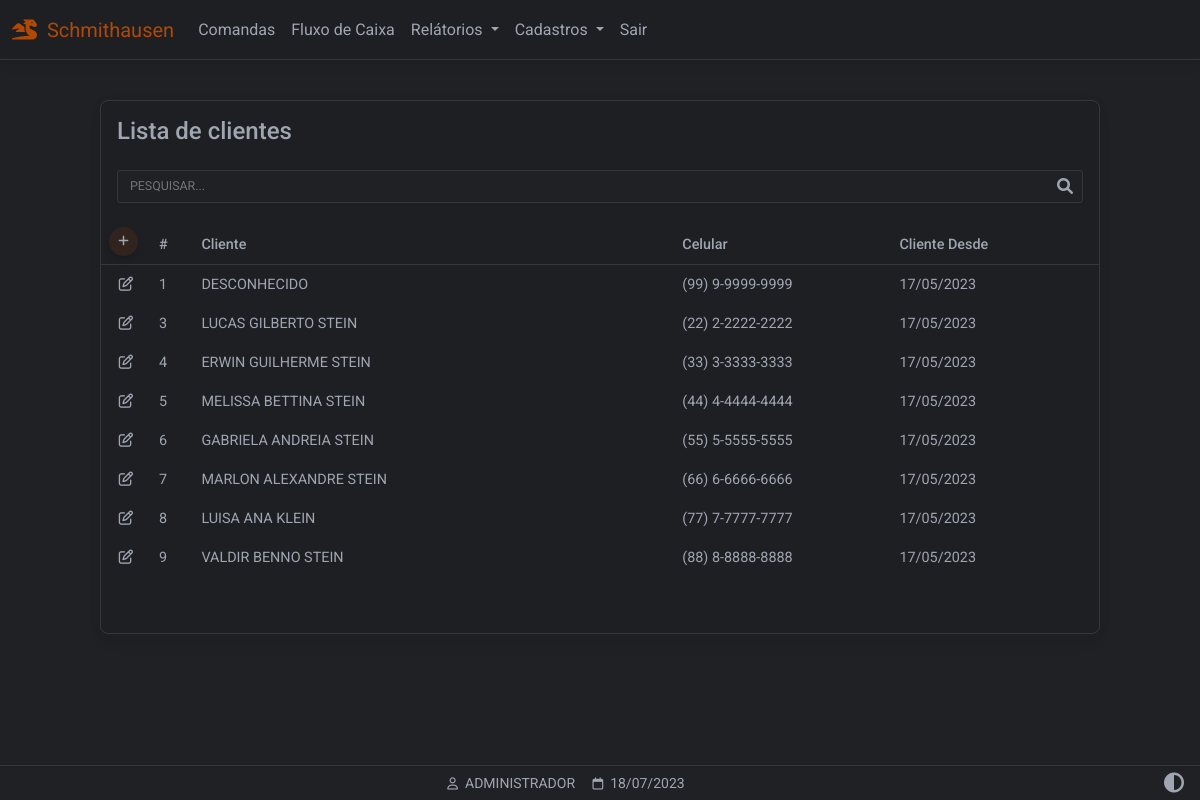
/clientes (signed in), run on the app's committed database.
### website/models.py (models this page shows)
class Cliente(db.Model):
    id = db.Column(db.Integer, primary_key=True)
    fone = db.Column(db.String(150))
    data_criacao = db.Column(db.DateTime(timezone=True), default=func.now())
    nome = db.Column(db.String(150))

class User(db.Model, UserMixin):
    id = db.Column(db.Integer, primary_key=True)
    email = db.Column(db.String(150), unique=True)
    password = db.Column(db.String(150))
    first_name = db.Column(db.String(150))
    user = db.relationship('Produto',backref='produto')

### website/views.py (the view)
@views.route('/clientes', methods=['GET','POST'])
@login_required
def clientes():
    clientes = []
    rows = Cliente.query.all()
    for r in rows:
        clientes.append(r)
    return render_template("clientes_listar.html", user=current_user, data=data, clientes=clientes)

### website/__init__.py (called while the page is built)
def create_app():
    app = Flask(__name__)
    app.config['SECRET_KEY'] = 'hjshjhdjah kjshkjdhjs'
    app.config['SQLALCHEMY_DATABASE_URI'] = f'sqlite:///{DB_NAME}'
    app.config["TEMPLATES_AUTO_RELOAD"] = True
    db.init_app(app)
    from .views import views
    from .auth import auth
    app.register_blueprint(views, url_prefix='/')
    app.register_blueprint(auth, url_prefix='/')
    from .models import User, Cliente, Produto
    with app.app_context():
        db.create_all()
    login_manager = LoginManager()
    login_manager.login_view = 'auth.login'
    login_manager.login_message = u"FAVOR EFETUAR LOGIN!"
    login_manager.init_app(app)
    @login_manager.user_loader
    def load_user(id):
        return User.query.get(int(id))
    return app

### website/templates/clientes_listar.html (shortened to what this page needs)
{% extends "base.html" %}
{% block content %}
<div class="container-fluid" style="min-height:100dvh;padding-top:100px">
    <div class="table-responsive w-100 card myTheme-900 larg-max m-auto" style="padding-bottom: 40px">
        <table class="table table-borderless table-sm myTheme-900 ">
            <thead>
                <tr>
                    <p class="h4 p-3 ">Lista de clientes</p>
                </tr>
                <tr>
                <tr>
                    <div class="p-3 pt-0">
                        <div class="form-outline" style="margin-bottom: 0!important;padding-bottom: 0!important;">
                            <input type="text" style="text-transform:uppercase" id="inputPesquisarCliente"
                                class="myInputs form-control-sm" placeholder="Pesquisar..."
                                onkeyup='pesquisarTabelaClientes()' />
                        </div>
                    </div>
                </tr>
                <thead>
                    <tr>
                        <th class="text-nowrap" scope="col">
                            <a href="/clientes_cadastrar" class="p-2 btn btn-sm btn-floating btn-add">
                                <i class="fa-solid fa-plus"></i>
                            </a>
                        </th>
                        <th class="text-nowrap" scope="col">#</th>
                        <th class="text-nowrap" scope="col" style="min-width: 280px;">Cliente</th>
                        <th class="text-nowrap" scope="col">Celular</th>
                        <th class="text-nowrap" scope="col">Cliente Desde</th>
                        <th class="text-nowrap" scope="col"></th>
                    </tr>
                </thead>
            <tbody id="tb-clientes">
                {% for i in clientes %}
                <tr>
                    <td class="text-center" style="width: 50px">
                        <a role="button" class="" href="/clientes_atualizar/{{ i.id }}">
                            <i class="fa-regular fa-pen-to-square"></i>
                        </a>
                    </td>
                    <td class="text-nowrap" scope="row"> {{ i.id }} </td>
                    <td class="text-nowrap" scope="row"> {{ i.nome }} </td>
                    <td class="text-nowrap" scope="row"> {{ i.fone }} </td>
                    <td class="text-nowrap" scope="row"> {{ i.data_criacao.strftime('%d/%m/%Y') }} </td>
                    <td>
                    </td>
                </tr>
                {% endfor %}
            </tbody>
        </table>
    </div>
</div>
{% endblock %}
{% block titlefooter %}
<span>
    &nbsp;{{ user.first_name.split()[0] | upper }}
    <span>
        &nbsp;{{ data.strftime('%d/%m/%Y') }}
    </span>
    {% endblock %}

### website/static/css/base.css (style rules this page uses)
:root { --custom-color: 211, 84, 0; --color-primary: 59, 113, 202; --color-secondary: 159,166,178; --color-success: 20,164,77; --color-danger: 220, 76, 76; --color-warning: 228,161,27; --color-info: 84,180,211; --color-ligth: 251,251,251; --color-theme-500: 32, 33, 36; --color-theme-900: 30, 31, 34; --cor-fonte: 159,166,178; --cor-da-borda: 53, 56, 59; }
.larg-max { max-width: 1000px!important; }
.myTheme-900 { background-color: rgb(var(--color-theme-900))!important; color: rgb(var(--cor-fonte))!important; }
.myTheme-500 { background-color: rgb(var(--color-theme-500))!important; color: rgb(var(--cor-fonte))!important; }
.my-footer span { color: rgb(var(--cor-fonte)); }
.table-responsive { border: 1px solid rgb(var(--cor-da-borda))!important; color: rgb(var(--cor-fonte))!important; margin-bottom: 80px!important; }
.table-responsive thead th { border-bottom: 1px solid rgb(var(--cor-da-borda))!important; }
.btn-add { background-color: rgba(var(--custom-color),0.1); border-radius: 50%; width: 30px; height: 30px; color: rgb(var(--cor-fonte)); display: flex; align-items: center; justify-content: center; }
.fa-pen-to-square, .fa-trash-can { color: rgb(var(--cor-fonte))!important; }
.form-outline { margin-bottom: 30px!important; }
.myInputs { color: rgb(var(--cor-fonte))!important; border: 1px solid rgb(var(--cor-da-borda))!important; background-color: rgb(var(--color-theme-500)); width: 100%; padding: 0.35rem; padding-left: 0.75rem; border-radius: 3px; }

### data on the page
Cliente: id "1", nome "DESCONHECIDO", fone "(99) 9-9999-9999", data_criacao "17/05/2023"
Cliente: id "3", nome "LUCAS GILBERTO STEIN", fone "(22) 2-2222-2222", data_criacao "17/05/2023"
Cliente: id "4", nome "ERWIN GUILHERME STEIN", fone "(33) 3-3333-3333", data_criacao "17/05/2023"
Cliente: id "5", nome "MELISSA BETTINA STEIN", fone "(44) 4-4444-4444", data_criacao "17/05/2023"
Cliente: id "6", nome "GABRIELA ANDREIA STEIN", fone "(55) 5-5555-5555", data_criacao "17/05/2023"
Cliente: id "7", nome "MARLON ALEXANDRE STEIN", fone "(66) 6-6666-6666", data_criacao "17/05/2023"
Cliente: id "8", nome "LUISA ANA KLEIN", fone "(77) 7-7777-7777", data_criacao "17/05/2023"
Cliente: id "9", nome "VALDIR BENNO STEIN", fone "(88) 8-8888-8888", data_criacao "17/05/2023"
User: first_name "ADMINISTRADOR"

### other printed values
{{ data.strftime('%d/%m/%Y') }} "18/07/2023"
